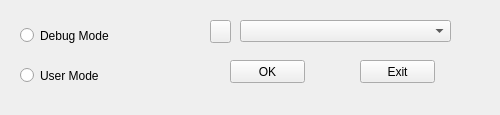
<?xml version="1.0" encoding="UTF-8"?>
<ui version="4.0">
 <class>MainWindow</class>
 <widget class="QMainWindow" name="MainWindow">
  <property name="enabled">
   <bool>true</bool>
  </property>
  <property name="geometry">
   <rect>
    <x>0</x>
    <y>0</y>
    <width>500</width>
    <height>115</height>
   </rect>
  </property>
  <property name="minimumSize">
   <size>
    <width>500</width>
    <height>115</height>
   </size>
  </property>
  <property name="maximumSize">
   <size>
    <width>500</width>
    <height>115</height>
   </size>
  </property>
  <property name="windowTitle">
   <string>Control v1.0.0</string>
  </property>
  <widget class="QWidget" name="centralWidget">
   <widget class="QRadioButton" name="_Debug">
    <property name="geometry">
     <rect>
      <x>20</x>
      <y>20</y>
      <width>131</width>
      <height>31</height>
     </rect>
    </property>
    <property name="text">
     <string>Debug Mode</string>
    </property>
   </widget>
   <widget class="QRadioButton" name="_User">
    <property name="geometry">
     <rect>
      <x>20</x>
      <y>60</y>
      <width>111</width>
      <height>31</height>
     </rect>
    </property>
    <property name="text">
     <string>User Mode</string>
    </property>
   </widget>
   <widget class="QPushButton" name="_Ok">
    <property name="geometry">
     <rect>
      <x>230</x>
      <y>60</y>
      <width>75</width>
      <height>23</height>
     </rect>
    </property>
    <property name="text">
     <string>OK</string>
    </property>
   </widget>
   <widget class="QPushButton" name="_Exit">
    <property name="geometry">
     <rect>
      <x>360</x>
      <y>60</y>
      <width>75</width>
      <height>23</height>
     </rect>
    </property>
    <property name="text">
     <string>Exit</string>
    </property>
   </widget>
   <widget class="QComboBox" name="_ComboBox">
    <property name="geometry">
     <rect>
      <x>240</x>
      <y>20</y>
      <width>211</width>
      <height>22</height>
     </rect>
    </property>
   </widget>
   <widget class="QPushButton" name="_Refresh">
    <property name="geometry">
     <rect>
      <x>210</x>
      <y>20</y>
      <width>21</width>
      <height>23</height>
     </rect>
    </property>
    <property name="text">
     <string/>
    </property>
   </widget>
  </widget>
 </widget>
 <layoutdefault spacing="6" margin="11"/>
 <resources/>
 <connections/>
</ui>
